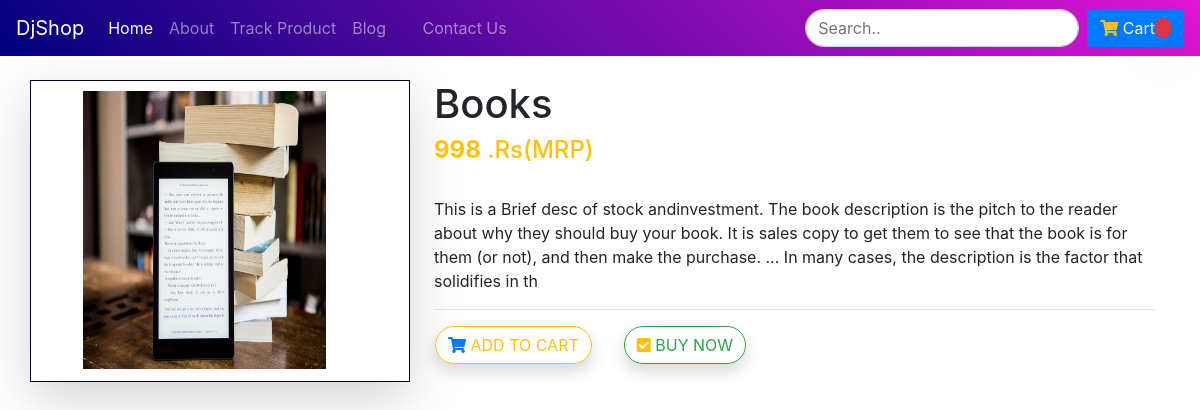
Screenshot of /shop/products/2 with the database file from the repository.
### shop/models.py (models this page shows, shortened)
class Product(models.Model):
    product_id = models.AutoField
    product_name = models.CharField(max_length=250)
    category = models.CharField(max_length=250, default="")
    subcategory = models.CharField(max_length=250, default="")
    price = models.IntegerField(default=0)
    desc = models.CharField(max_length=700)
    pub_date= models.DateField()
    image = models.ImageField(upload_to="shop/images", default="")

### shop/views.py (the view)
# urls.py: path('products/<int:myid>', views.productView, name='ProductView'),
def productView(request, myid):
    product = Product.objects.filter(id=myid)
    return render(request, 'shop/prodView.html', {'product':product[0]})

### shop/templates/shop/prodView.html (shortened to what this page needs)
{% extends 'shop/basic.html' %}
{% block body %}
<div class="container my-4">
    <div class="row">
        <div class="col-md-4 shadow-lg" style="border: 1px solid rgb(9, 4, 29);">
            <img src="/media/{{product.image}}" alt="" style="height: 300px; width: 280px; padding-left: 37px; padding-right: 0px; padding-top: 10px; padding-bottom: 12px;">
        </div>
        <div class="col-md-8 pl-4">
            <h1>{{product.product_name}}</h1>
            <h4 class="text-warning"><b>{{product.price}}</b> .Rs(MRP)</h4>
            <p class="pt-4">{{product.desc}}</p>
            <hr>
            <div class="row">
                <button class="btn btn-outline-warning mx-3 shadow rounded-pill"><i class="fa fa-shopping-cart text-primary"></i>
                    ADD TO CART</button>
                <button class="btn btn-outline-success mx-3 shadow rounded-pill"><i class="fa fa-check-square text-warning"></i>
                    BUY NOW</button>
            </div>
        </div>
    </div>
</div>
{% endblock %}

### shop/static/css/style.css (style rules this page uses)
body { margin: 0; padding: 0; font-family: "Baloo Paaji 2", cursive; }

### rows the page displays
Product: image (picture), product_name "Books", price "998", desc "This is a Brief desc of stock andinvestment. The book description is the pitch to the reader about why they should buy your book. It is sales copy to get them to see that the book is for them (or not), and then make the purchase. ... In many cases, the description is the factor that solidifies in th"
